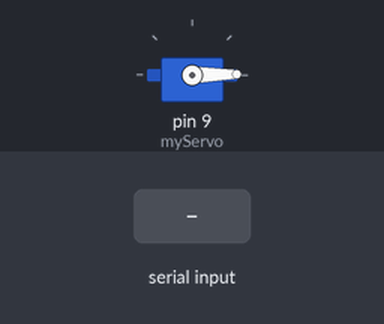
Recording of a sketch running on a simulated Arduino Uno, built with avr-gcc and run on an emulated ATmega328P. On the bench: servo. Inputs (shaded band) come from the test bench. Random numbers use the default seed unless the sketch sets one; what the sketch prints to the serial monitor is not drawn.

Above: at 1.2 s.
1.3 s: "0\n" received over Serial
At 1.7 s:
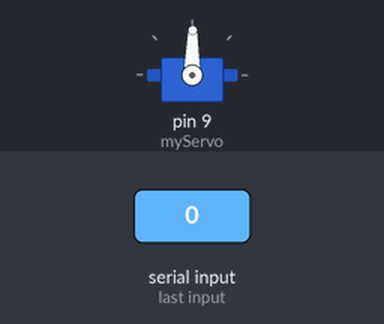
2.8 s: "90,45\n" received over Serial
At 4.2 s:
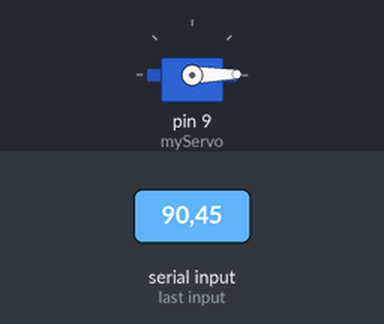
Timing chart, 0 to 5.8 s (numbered marks = the images above; inputs shaded):
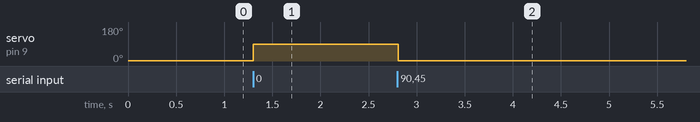

The sketch:

servo_control.ino
```cpp
#include <Servo.h>
Servo myServo; // Create a Servo object
String incomingCommand; // A string to hold the incoming command

// Define servo position limits
const int MIN_POS = 1;    // Minimum servo position (degrees, avoid 0 for reliability)
const int MAX_POS = 89;   // Maximum servo position (degrees, avoid 90 for reliability)
const int INIT_POS = 1;   // Initial position (degrees)

// Timeout handling
unsigned long lastCommandTime = 0;
const unsigned long COMMAND_TIMEOUT = 5000; // 5 seconds timeout

// Serial buffer management
const int MAX_COMMAND_LENGTH = 10;
char serialBuffer[MAX_COMMAND_LENGTH];
int bufferIndex = 0;

void setup() {
  myServo.attach(9); // Attach the servo to digital pin 9
  Serial.begin(9600);
  myServo.write(INIT_POS); // Set to initial position
  Serial.println("Servo control initialized. Send values between 0.0 and 1.0");

  // Mark current time as the last command time
  lastCommandTime = millis();
}

void loop() {
  // Check for timeout - if we haven't received a command in a while, keep the servo in the last position
  unsigned long currentTime = millis();
  if (currentTime - lastCommandTime > COMMAND_TIMEOUT) {
    // No commands for a while, just continue (don't reset servo)
    // This prevents the servo from twitching if communication is temporarily lost
  }

  // Process any incoming data efficiently
  while (Serial.available() > 0) {
    // Read one character at a time
    char inChar = (char)Serial.read();

    // Check for end of command
    if (inChar == '\n' || inChar == '\r') {
      // Only process if we have content
      if (bufferIndex > 0) {
        // Null-terminate the string
        serialBuffer[bufferIndex] = '\0';

        // Parse the command value
        float value = atof(serialBuffer);

        // Constrain value to be between 0.0 and 1.0
        value = constrain(value, 0.0, 1.0);

        // Calculate servo position (map 0.0-1.0 to servo range)
        // Convert float 0.0-1.0 to servo range 1-89
        // Note: We're inverting the mapping direction (using MAX_POS to MIN_POS)
        // because of how the servo is oriented in your setup
        int servoPosition = map(int(value * 100), 0, 100, MAX_POS, MIN_POS);

        // Ensure we stay within safe limits
        servoPosition = constrain(servoPosition, MIN_POS, MAX_POS);

        // Set the servo position directly
        myServo.write(servoPosition);

        // Log the received value and the servo position (only occasionally to reduce serial traffic)
        if (random(5) == 0) { // Only log 20% of commands to reduce serial traffic
          Serial.print("Received: ");
          Serial.print(value, 2);
          Serial.print(" -> Servo: ");
          Serial.println(servoPosition);
        }

        // Reset for next command
        bufferIndex = 0;

        // Update the last command time
        lastCommandTime = currentTime;
      }
    }
    // Add character to buffer if not full
    else if (bufferIndex < MAX_COMMAND_LENGTH - 1) {
      serialBuffer[bufferIndex++] = inChar;
    }
  }

  // Small delay to prevent CPU hogging
  delay(1);
}
```

Measured:
- after the input at 1.3 s, servo on pin 9 (myServo): 1° → 89° at once
- after the input at 2.8 s, servo on pin 9 (myServo): 89° → 1° at once
